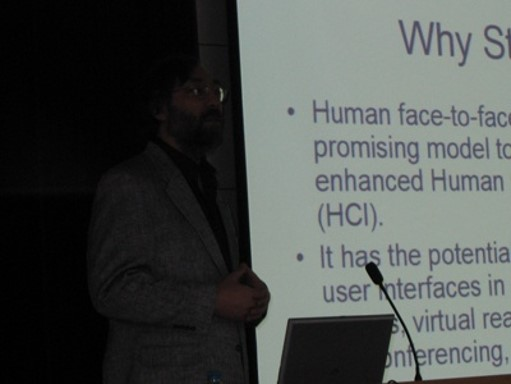
#> input picture testImage/img3.jpg, 511 x 384 px
$ python linearTransformation2.py
#> lines starting #> are read from the running program, lines starting #| are printed output that depends on the picture
#分段线性变换
import cv2 as cv
import numpy as np
import matplotlib.pyplot as plt

# 绘制直方图函数
def grayHist(img):
    h, w = img.shape[:2]
    pixelSequence = img.reshape([h * w, ])
    numberBin = 256
    histogram, bins, patch = plt.hist(pixelSequence, numberBin,
                                      facecolor='black', histtype='bar')
    plt.xlabel("gray label")
    plt.ylabel("number of pixels")
    plt.axis([0, 255, 0, np.max(histogram)])
    plt.show()
    cv.imshow("img", img)


img = cv.imread("../testImage/img3.jpg", 0)
#> img: shape (384, 511); min 0, max 172, mean 76.3
img = cv.resize(img, None, fx=1.0, fy=1.0)   #沿x，y轴缩放倍数
h, w = img.shape[:2]
#> h = 384; w = 511
out = np.zeros(img.shape, np.uint8)
for i in range(h):
    for j in range(w):
        pix = img[i][j]
        out[i][j] = pix * 1.8
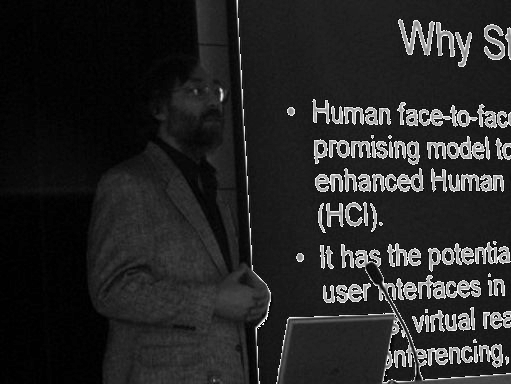
#> out: shape (384, 511); min 0, max 255, mean 37.8
out[out < 0] = 0
out[out > 255] = 255    #进行数据截断，大于255的值截断为255
out = np.around(out)    #强制类型转换，numpy.around(arr, decimals=0, out=None)
out = out.astype(np.uint8) #编码格式,无符号8位int

#绘制直方图
grayHist(img)
#> in grayHist, `histogram, bins, patch = plt.hist(pixelSequence, numberBin, facecolor=..`: histogram = 256 values, max 18323 at index 2, min 0 at index 3, mean 766.5; bins = 257 values from 0 to 172; patch = 256 items
#> in grayHist, `plt.show()`:
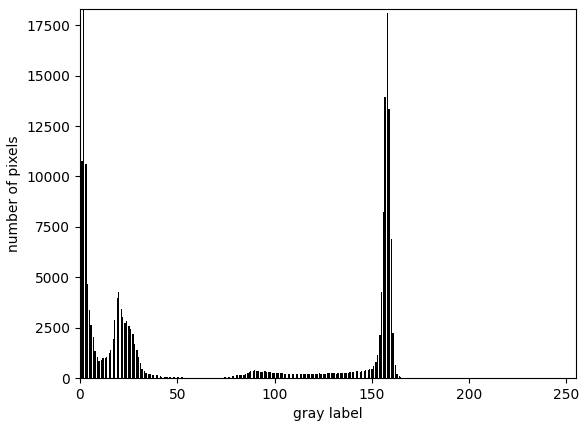
#> figure drawn by matplotlib, 1 panel; tallest bar 18323 high, from x = 1.34 to 2.02
grayHist(out)
#> in grayHist (call 2), `histogram, bins, patch = plt.hist(pixelSequence, numberBin, facecolor=..`: histogram = 256 values, max 19480 at index 28, min 0 at index 2, mean 766.5; bins = 257 values from 0 to 255
#> in grayHist (call 2), `plt.show()`:
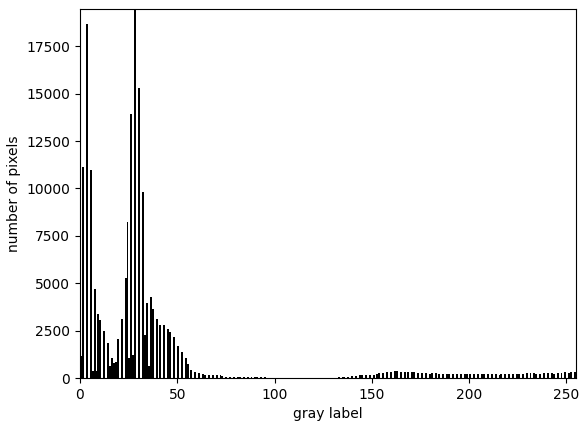
#> figure drawn by matplotlib, 1 panel; tallest bar 19480 high, from x = 27.89 to 28.89
cv.imshow("img", img)
cv.imshow("out", out)

cv.waitKey()

$ run again, with testImage/img2.jpg copied over testImage/img3.jpg
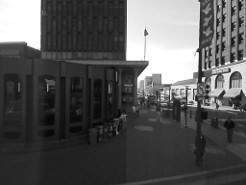
#> input picture testImage/img2.jpg, 246 x 185 px
#> img is the input picture: shape (185, 246); min 3, max 255, mean 86.5
#> after the loop `for i in range(h):`:
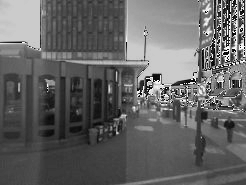
#> out: shape (185, 246); min 1, max 255, mean 100.4
#> histogram = 256 values, max 2513 at index 255, min 0 at index 63, mean 177.8; bins = 257 values from 3 to 255; patch = 256 items
#> histogram = 256 values, max 2549 at index 203, min 0 at index 1, mean 177.8; bins = 257 values from 1 to 255
#> in grayHist (call 2), `plt.show()`:
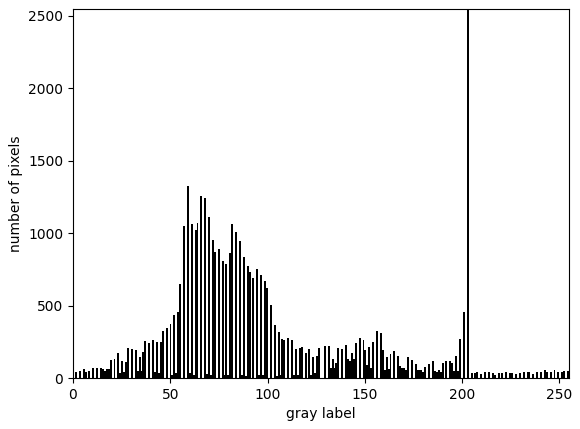
#> figure drawn by matplotlib, 1 panel; tallest bar 2549 high, from x = 202.4 to 203.4
